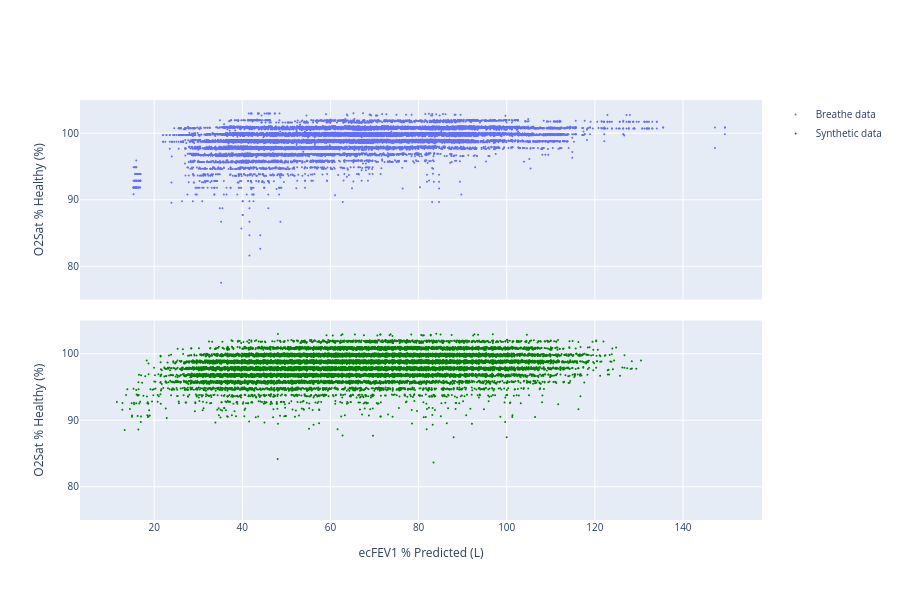

Notebook source saved alongside this figure:
### Code cell
# Use raw values
# fev1_col_syn = "ecFEV1"; fev1_col_BR = "ecFEV1"; o2_col_syn = "O2 Saturation"; o2_col_BR = "O2 Saturation"
# Use in % healthy/predicted
# fev1_col_syn = "ecFEV1%"; fev1_col_BR = "ecFEV1 % Predicted"; o2_col_syn = "O2Sat%"; o2_col_BR = "O2 Saturation % Healthy"
# Use in % predicted only
fev1_col_syn = "ecFEV1 % Predicted"
fev1_col_BR = "ecFEV1 % Predicted"
o2_col_syn = "O2 Saturation % Healthy"
o2_col_BR = "O2 Saturation % Healthy"


fig = make_subplots(
    rows=2,
    cols=1,
    shared_xaxes=True,
    # Reduce space between plots
    vertical_spacing=0.05,
    # subplot_titles=("Breathe data", "Synthetic data"),
)
# Create a scatter plot of O2Sat vs ecFEV1 for the breathe data df
fig.add_trace(
    go.Scatter(
        x=df[fev1_col_BR],
        y=df[o2_col_BR],
        mode="markers",
        marker=dict(size=2),
        name="Breathe data",
    ),
    row=1,
    col=1,
)
# Create a scatter plot of O2Sat vs ecFEV1 for the synthetic data df
fig.add_trace(
    go.Scatter(
        x=df_synthetic[fev1_col_syn],
        y=df_synthetic[o2_col_syn],
        mode="markers",
        marker=dict(size=2, color="green"),
        name="Synthetic data",
    ),
    row=2,
    col=1,
)
# Update x axis name
fig.update_xaxes(title_text=f"{fev1_col_syn} (L)", row=2, col=1)
# Set same y axis range
fig.update_yaxes(range=[75, 105], title=f"{o2_col_syn} (%)")
fig.update_layout(width=900, height=600, showlegend=True, font=dict(size=10))
fig.show()

### Figure 1 — Plotly figure (JSON) as saved in the notebook; plotly's stock layout.template omitted (floating-point values rounded to 4 significant figures; data arrays with more than 128 entries replaced by an {"elided": "..."} marker saying what was removed)
{"data": [{"marker": {"size": 2}, "mode": "markers", "name": "Breathe data", "type": "scatter", "x": {"elided": "20397 float values"}, "xaxis": "x", "y": {"elided": "20397 float values"}, "yaxis": "y"}, {"marker": {"color": "green", "size": 2}, "mode": "markers", "name": "Synthetic data", "type": "scatter", "x": {"elided": "20397 float values"}, "xaxis": "x2", "y": {"elided": "20397 float values"}, "yaxis": "y2"}], "layout": {"font": {"size": 10}, "height": 600, "showlegend": true, "width": 900, "xaxis": {"anchor": "y", "domain": [0, 1], "matches": "x2", "showticklabels": false}, "xaxis2": {"anchor": "y2", "domain": [0, 1], "title": {"text": "ecFEV1 % Predicted (L)"}}, "yaxis": {"anchor": "x", "domain": [0.525, 1], "range": [75, 105], "title": {"text": "O2Sat % Healthy (%)"}}, "yaxis2": {"anchor": "x2", "domain": [0, 0.475], "range": [75, 105], "title": {"text": "O2Sat % Healthy (%)"}}}}
